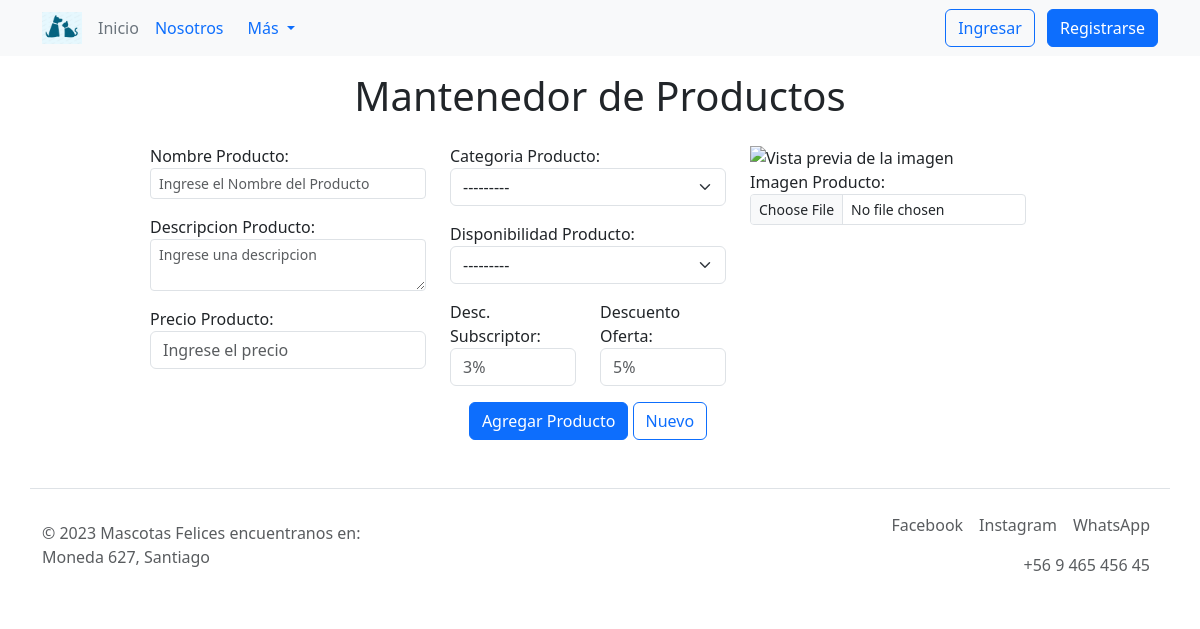
The app's page /productos/ins/-1, older data.
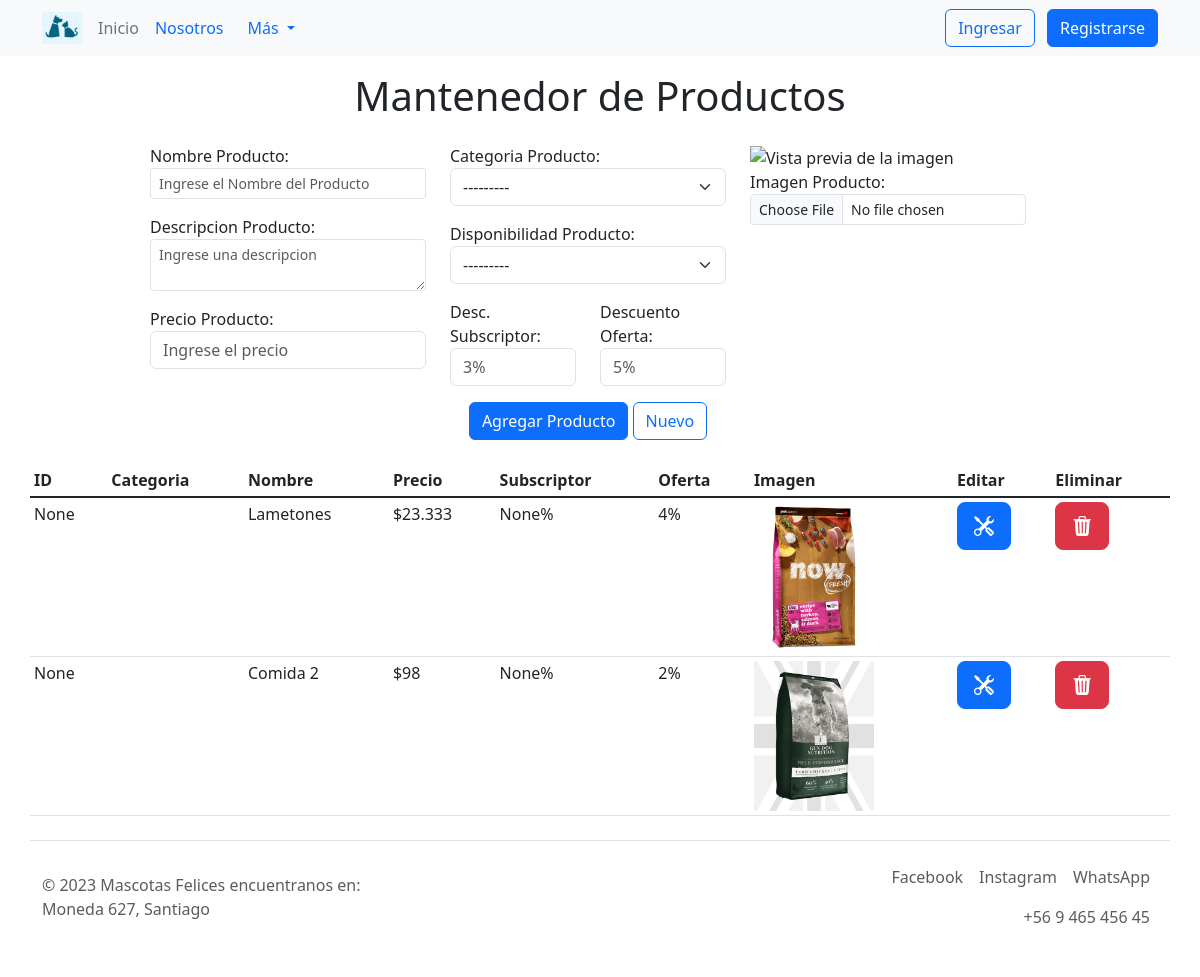
The same page, newer data.
### core/models.py (models this page shows, shortened)
class Producto(models.Model):
    DISPONIBILIDAD_CHOICES = (
        ('1', 'Disponible en bodega'),
        ('2', 'Agotado'),
        ('3', 'En oferta'),
    )
    disponibilidadProducto = models.CharField(max_length=1, choices=DISPONIBILIDAD_CHOICES, verbose_name="Disponibilidad Producto")
    nombreProducto = models.CharField(max_length=80, blank=False, null=False, verbose_name="Nombre Producto")
    descripcionProducto = models.CharField(max_length=80, null=True, blank=True, verbose_name="Descripcion Producto")
    precioProducto = models.DecimalField(max_digits=10, decimal_places=0, verbose_name="Precio Producto")
    descSubscriptor = models.IntegerField(validators=[MinValueValidator(0), MaxValueValidator(100)], verbose_name="Desc. Subscriptor")
    descuento_oferta = models.IntegerField(validators=[MinValueValidator(0), MaxValueValidator(100)], verbose_name="Descuento Oferta")
    imagenProducto = models.ImageField(upload_to="images/", default="sinfoto.jpg", null=False, blank=False, verbose_name="Imagen Producto")
    categoriaProducto = models.ForeignKey(CategoriaProducto, on_delete=models.DO_NOTHING, verbose_name="Categoria Producto")

### core/views.py (the view, shortened to what this page needs)
def productos(request, action, id):
    data = {'titulo': 'Admin. Productos',
            "mesg": "",
            "form": ProductoForm,
            "action": action,
            "id": id}
    if action == 'ins':
        if request.method == "POST":
            form = ProductoForm(request.POST, request.FILES)
            if form.is_valid:
                try:
                    form.save()
                    data["mesg"] = "¡El Producto fue creado correctamente!"
                    data["mesg_class"] = "ins"
                except:
                    data["mesg"] = "¡No se pueden crear dos productos con el mismo id!"
                    data["mesg_class"] = "ins"
    data["list"] = Producto.objects.all().order_by('id')
    return render(request, 'core/productos.html',data)

### core/models.py (called while the page is built)
    def __str__(self):
        return self.nombreCategoria

### core/templatetags/custom_filters.py (called while the page is built)
@register.filter
def formatear_dinero(value):
    value = f'${value:,}'
    value = value.replace(',', '.')
    value = value.rstrip('0').rstrip('.') if '.' in value else value
    return value

@register.filter
def formatear_porcentaje(value):
    return f'{value}%'

### core/templates/core/productos.html (shortened to what this page needs)
{% extends 'core/base.html' %}
{% load static %}
{% load custom_filters %}
{% block content %}
{% if form.nombreProducto.value %}
<div class="container text-center text-info py-3">
  <h1>{{ form.nombreProducto.value }}</h1>
</div>
{% else %}
<div class="container text-center py-3">
  <h1>Mantenedor de Productos</h1>
</div>
{% endif %}
{% if form %}
<form class="row py-4 g-4" method="POST" enctype="multipart/form-data" id="formulario">
  <div class="row justify-content-center">
    <div class="col-3">
      <div class="col mb-3">
            {{ form.nombreProducto.label_tag }}
            {{ form.nombreProducto }}
      </div>
      <div class="col mb-3">
            {{ form.descripcionProducto.label_tag }}
            {{ form.descripcionProducto }}
      </div>
      <div class="col mb-3">
            {{ form.precioProducto.label_tag }}
            {{ form.precioProducto }}
      </div>
    </div>
    <div class="col-3">
      <div class="col mb-3">
        {{ form.categoriaProducto.label_tag }}
        {{ form.categoriaProducto }}
      </div>
      <div class="col mb-3">
        {{ form.disponibilidadProducto.label_tag }}
        {{ form.disponibilidadProducto }}
      </div>
      <div class="row">
        <div class="col mb-3">
          {{ form.descSubscriptor.label_tag }}
          {{ form.descSubscriptor }}
        </div>
        <div class="col mb-3">
          {{ form.descuento_oferta.label_tag }}
          {{ form.descuento_oferta }}
        </div>
      </div>
    </div>
    <div class="col-3">
      <img style="height: 200px;" src="/media/{{ form.imagenProducto.value }}" alt="Vista previa de la imagen">
      <div class="col mb-3">
        {{ form.imagenProducto.label_tag }}
        {{ form.imagenProducto }}
      </div>
    </div>
    <div class="row" id="botones">
          <div class="col text-center">
            {% if id != '-1' %}
            <input type="submit" class="btn btn-primary"  value="Actualizar Producto">
            <a class="btn btn-outline-primary" href="{% url 'productos' 'ins' -1 %}">Nuevo</a>
            {% else %}
            <input type="submit" class="btn btn-primary"  value="Agregar Producto">
            <a class="btn btn-outline-primary" href="{% url 'productos' 'ins' -1 %}">Nuevo</a>
            {% endif %}
          </div>
    </div>
  </div>
</form>
{% endif %}
{% if list %}
<table class="container table table-sm table-hover">
  <thead>
    <tr>
        <th>ID</th>
        <th>Categoria</th>
        <th>Nombre</th>
        <th>Precio</th>
        <th>Subscriptor</th>
        <th>Oferta</th>
        <th>Imagen</th>
        <th>Editar</th>
        <th>Eliminar</th>
    </tr>
  </thead>
  <tbody class="table-group-divider">
    {% for producto in list %}
    <tr>
        <td>{{ producto.id }}</td>
        <td>{{ producto.categoriaProducto }}</td>
        <td>{{ producto.nombreProducto }}</td>
        <td>{{ producto.precioProducto|formatear_dinero }}</td>
        <td>{{ producto.descSubscriptor|formatear_porcentaje }}</td>
        <td>{{ producto.descuento_oferta|formatear_porcentaje }}</td>
        <td><img src="/media/{{ producto.imagenProducto }}" style="height: 150px;" alt=""></td>
        <td>
          <a href="{% url 'productos' 'upd' producto.id %}" class="btn btn-primary btn-lg"><i class="bi bi-tools"></i>
          </a>
        </td>
        <td>
          <button type="button" class="btn btn-danger btn-lg bi bi-trash3-fill" data-bs-toggle="modal" data-bs-target="#exampleModal"></button>
        </td>
    </tr>
    {% endfor %}
  </tbody>
</table>
{% endif %}
{% endblock %}

Row changes from the older to the newer data that the page shows:
added Producto: id "None", nombreProducto "Lametones", precioProducto "$23.333", descSubscriptor "None%", descuento_oferta "4%", shows a picture
added Producto: id "None", nombreProducto "Comida 2", precioProducto "$98", descSubscriptor "None%", descuento_oferta "2%", shows a picture
Text that changed along with them:
text now shown: "ID Categoria Nombre Precio Subscriptor Oferta Imagen Editar Eliminar"
